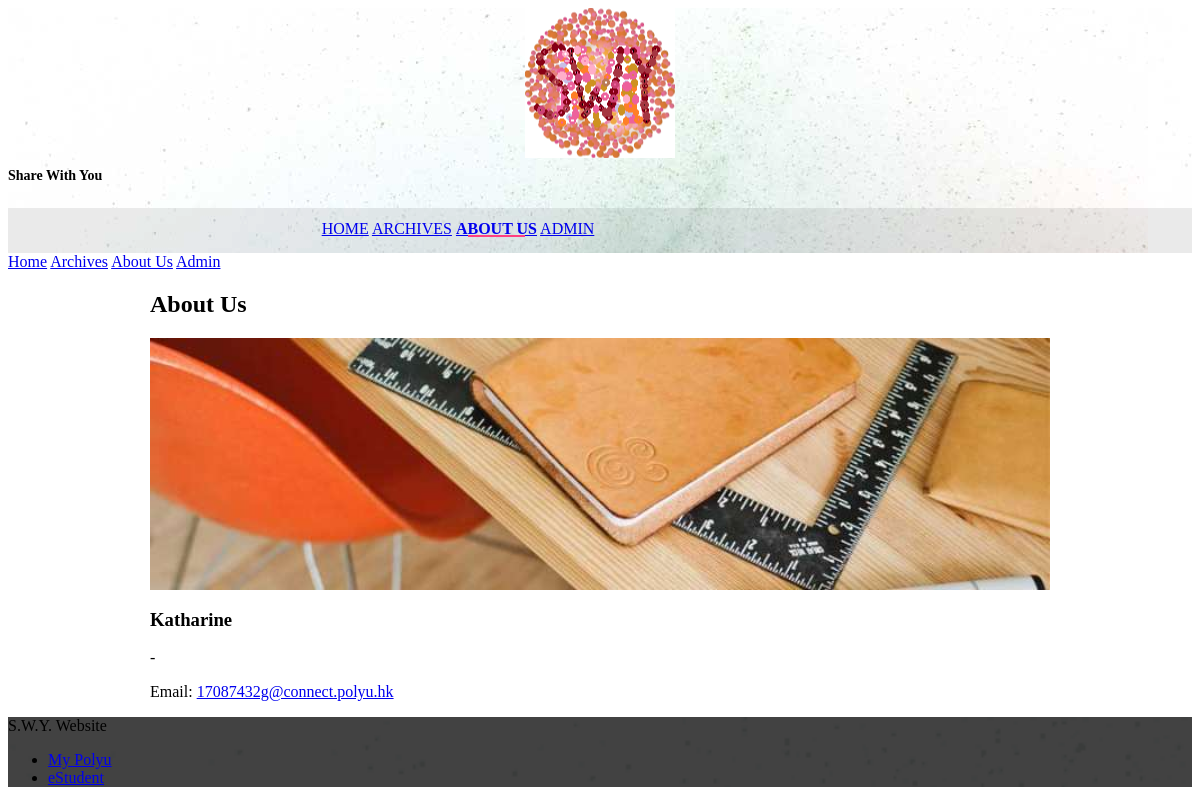
The page /intro on the database as committed earlier.
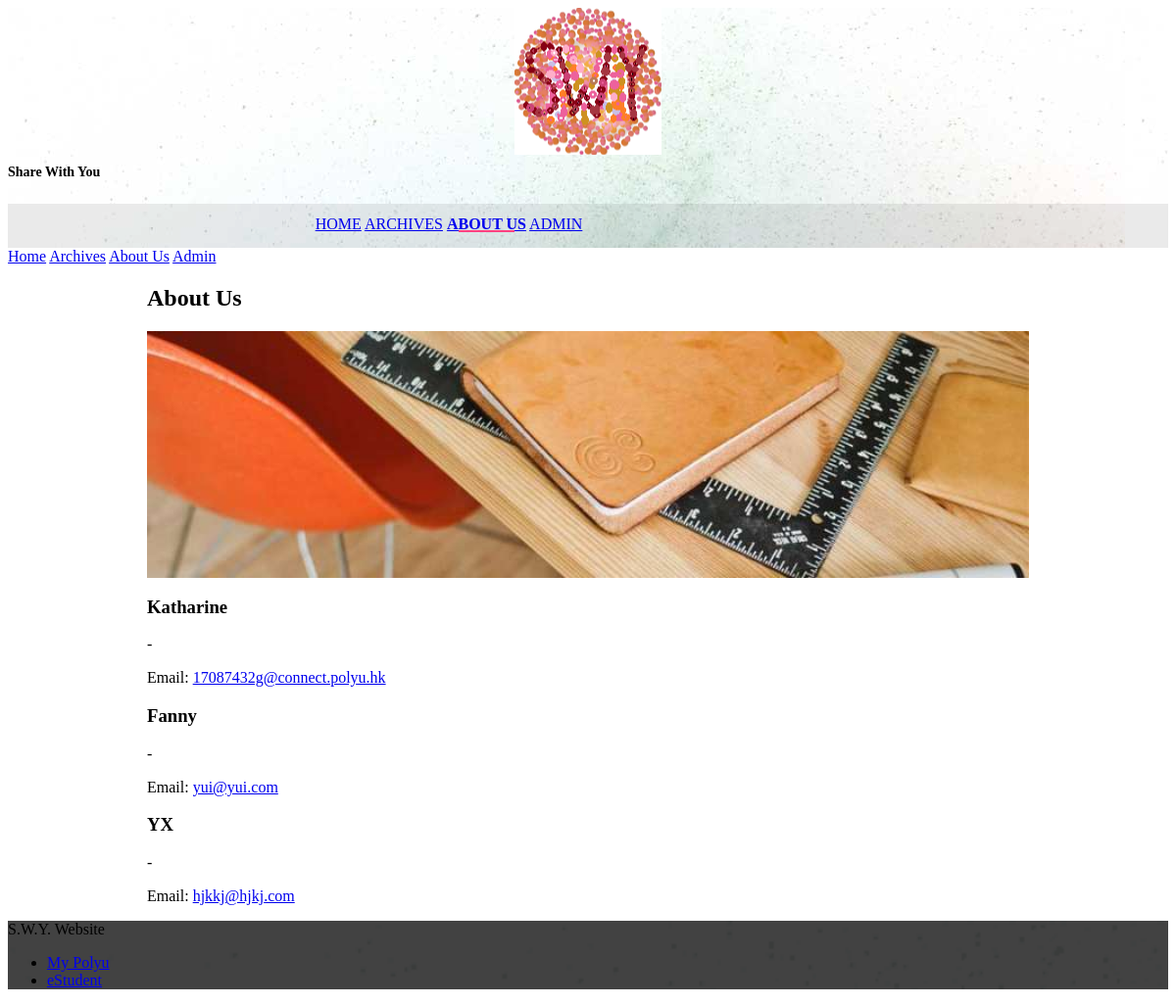
The same page on the database as committed later.
### blog/models.py (models this page shows)
class User(AbstractUser):
    intro = models.TextField(blank=True, default='-')

### blog/views.py (the view)
# urls.py: url(r'intro$', views.intro, name='intro'),
def intro(request):
	try:
		users = User.objects.all()
	except User.DoesNotExist:
		raise Http404("User does not exist!")
	return render(request, 'blog/intro.html', {'users': users})

### blog/templates/blog/intro.html
{% extends 'blog/base.html' %}
{% load staticfiles %}
{% block content %}
<main class="mdl-layout__content">
    <div class="mdl-grid portfolio-max-width">
        <div class="mdl-cell mdl-cell--12-col mdl-card mdl-shadow--4dp">
            <div class="mdl-card__title">
                <h2 class="mdl-card__title-text">About Us</h2>
            </div>
            <div class="mdl-card__media">
                <img class="article-image" src='{% static "/image/aboutus.jpeg" %}' border="0" alt="">
            </div>
            <div class="mdl-grid portfolio-copy">
                {% for user in users %}
                    <h3 class="mdl-cell mdl-cell--12-col mdl-typography--headline">
                        {{ user.username }}
                    </h3>
                    <div class="mdl-cell mdl-cell--12-col mdl-card__supporting-text no-padding ">
                        <p>{{ user.intro }}</p>
                    </div>
                    <div class="mdl-cell mdl-cell--12-col mdl-card__supporting-text no-padding ">
                        <p>Email: <a href="mailto:{{ user.email }}">{{ user.email }}</a></p>
                    </div>
                {% endfor %}
            </div>
        </div>
    </div>
</main>
{% endblock %}

### blog/templates/blog/base.html (shortened to what this page needs)
{% load staticfiles %}
<html lang="en">
<head>
    <link rel="stylesheet" href="https://code.getmdl.io/1.3.0/material.grey-pink.min.css" />
    <link rel="stylesheet" href='{% static "/mdl/styles.css" %}' />
</head>
<body>
    <div class="mdl-layout mdl-js-layout mdl-layout--fixed-header">
        <header class="mdl-layout__header mdl-layout__header--waterfall portfolio-header">
            <div class="mdl-layout__header-row portfolio-logo-row">
                <span class="mdl-layout__title">
                    <div class="portfolio-logo"></div>
                    <span class="mdl-layout__title"><strong>Share With You</strong></span>
                </span>
            </div>
            <div class="mdl-layout__header-row portfolio-navigation-row mdl-layout--large-screen-only">
                <nav class="mdl-navigation mdl-typography--body-1-force-preferred-font">
                    <a class="mdl-navigation__link  {% if request.path == '/index' or request.path == '/' %}is-active{% endif %}" href={% url 'index' %}>Home</a >
                    <a class="mdl-navigation__link {% if request.path == '/archives' or '/article' in request.path %}is-active{% endif %}" href={% url 'archives' %}>Archives</a>
                    <a class="mdl-navigation__link {% if request.path == '/intro' %}is-active{% endif %}" href={% url 'intro' %}>About Us</a >
                    <a class="mdl-navigation__link {% if request.path == '/admin' %}is-active{% endif %}" href="admin" target="_blank">Admin</a >
                </nav>
            </div>
        </header>
        <div class="mdl-layout__drawer mdl-layout--small-screen-only">
            <nav class="mdl-navigation mdl-typography--body-1-force-preferred-font">
                <a class="mdl-navigation__link {% if request.path == '/index' or request.path == '/' %}is-active{% endif %}" href={% url 'index' %}>Home</a>
                <a class="mdl-navigation__link {% if request.path == '/archives' or '/article' in request.path %}is-active{% endif %}" href={% url 'archives' %}>Archives</a>
                <a class="mdl-navigation__link {% if request.path == '/intro' %}is-active{% endif %}" href={% url 'intro' %}>About Us</a>
                <a class="mdl-navigation__link {% if request.path == '/admin' %}is-active{% endif %}" href="admin" target="_blank">Admin</a>
            </nav>
        </div>
            {% block content %}
            {% endblock %}
    <footer class="mdl-mini-footer">
        <div class="mdl-mini-footer__left-section">
            <div class="mdl-logo">S.W.Y. Website</div>
        </div>
        <div class="mdl-mini-footer__right-section">
            <ul class="mdl-mini-footer__link-list">
                <li><a href="https://my.polyu.edu.hk/" target="_blank">My Polyu</a></li>
                <li><a href="https://www38.polyu.edu.hk/eStudent/" target="_blank">eStudent</a></li>
            </ul>
        </div>
    </footer>
    </div>
</body>
</html>

### blog/static/mdl/styles.css (style rules this page uses)
.portfolio-header { position: relative; background-image: url(images/header-bg.jpg); }
.portfolio-header .mdl-layout__header-row { padding: 0; -webkit-justify-content: center; -ms-flex-pack: center; justify-content: center; }
.mdl-layout__title { font-size: 14px; text-align: center; font-weight: 300; }
.portfolio-logo-row { min-height: 200px; }
.portfolio-logo { background: url(images/123.png) 50% no-repeat; background-size: cover; height: 150px; width: 150px; margin: auto auto 10px; }
.portfolio-navigation-row { background-color: rgba(0, 0, 0, 0.08); text-transform: uppercase; height: 45px; }
.portfolio-navigation-row .mdl-navigation { text-align: center; max-width: 900px; width: 100%; }
.portfolio-navigation-row .mdl-navigation__link { -webkit-flex: 1; -ms-flex: 1; flex: 1; line-height: 42px; }
.portfolio-navigation-row .is-active { position: relative; font-weight: bold; }
.portfolio-navigation-row .is-active:after { content: ""; width: 70%; height: 2px; display: block; position: absolute; bottom: 0; left: 0; background-color: rgb(255,64,129); left: 15%; }
img.article-image { width: 100%; height: auto; }
.portfolio-max-width { max-width: 900px; margin: auto; }
.portfolio-copy { max-width: 700px; }
.no-padding { padding: 0; }
footer { background-image: url(images/footer-background.png); background-size: cover; }
.mdl-card__media { background-color: white; }

Rows that differ between the two databases and show on the page:
added User: username "Fanny", intro "-", email "yui@yui.com"
added User: username "YX", intro "-", email "hjkkj@hjkj.com"
